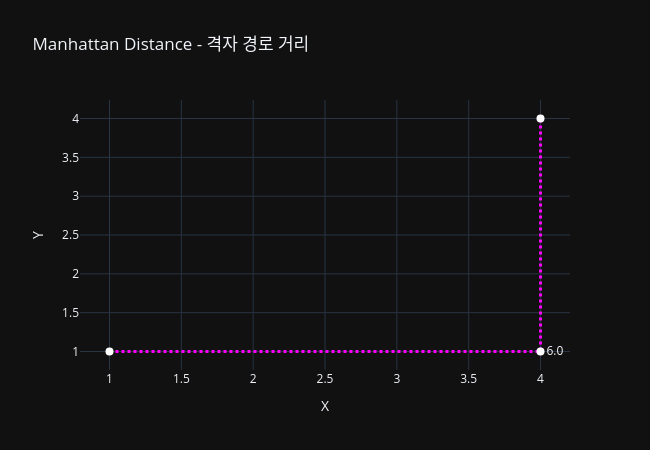

Notebook code for this chart:
### Markdown cell above
## 3.맨해튼 거리
- Manhattan 거리는 x축과 y축을 따라 이동하는 거리로 A→C는 6 단위
- 직선이 아닌 격자 이동 기준의 거리로 도시 블록 형태의 이동 모델 등에서 사용

### Code cell
def manhattan(p1, p2):
    return np.sum(np.abs(p1 - p2))

m_AB = manhattan(points[0], points[1])
m_BC = manhattan(points[1], points[2])
m_AC = manhattan(points[0], points[2])

fig = go.Figure()
fig.add_trace(go.Scatter(
    x=[1,4,4], y=[1,1,4],
    mode="lines+markers+text",
    text=["", f"{m_AC:.1f}", ""],
    textposition="middle right",
    line=dict(color="magenta", dash="dot", width=3),
    marker=dict(size=8, color="white"),
    name="Manhattan Path"
))
fig.update_layout(
    title="Manhattan Distance - 격자 경로 거리",
    xaxis_title="X", yaxis_title="Y", template="plotly_dark",
    width=650, height=450
)
fig.show()

### Figure 1 — Plotly figure (JSON) as saved in the notebook; plotly's stock layout.template omitted (floating-point values rounded to 4 significant figures)
{"data": [{"line": {"color": "magenta", "dash": "dot", "width": 3}, "marker": {"color": "white", "size": 8}, "mode": "lines+markers+text", "name": "Manhattan Path", "text": ["", "6.0", ""], "textposition": "middle right", "x": [1, 4, 4], "y": [1, 1, 4], "type": "scatter"}], "layout": {"title": {"text": "Manhattan Distance - 격자 경로 거리"}, "xaxis": {"title": {"text": "X"}}, "yaxis": {"title": {"text": "Y"}}, "width": 650, "height": 450}}
